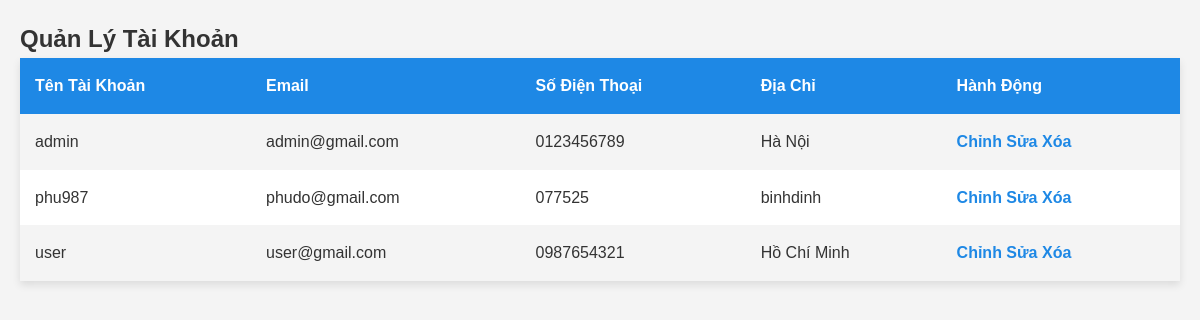
The app's page /quanly_taikhoan.php (signed in), older data.
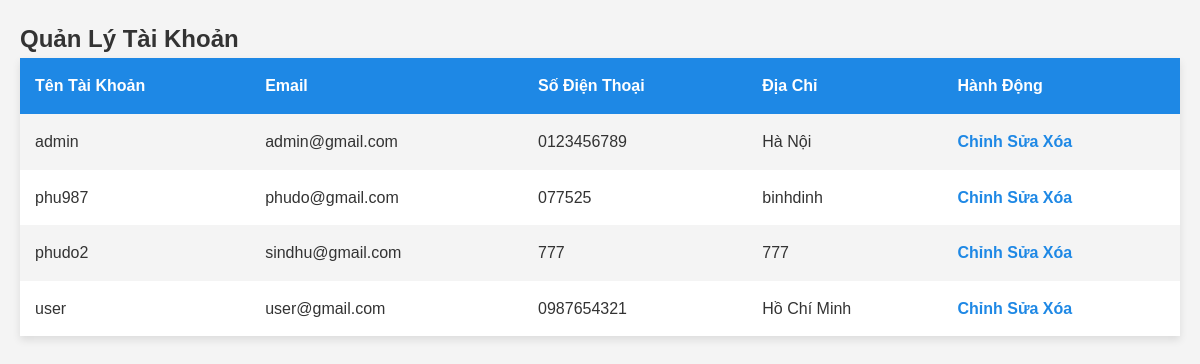
The same page, newer data.
### tables this page shows
CREATE TABLE `taikhoan` (
  `tentaikhoan` varchar(50) NOT NULL,
  `matkhau` varchar(20) NOT NULL,
  `email` varchar(100) NOT NULL,
  `sdt` varchar(20) NOT NULL,
  `diachi` varchar(100) NOT NULL
);

### quanly_taikhoan.php (the view, shortened to what this page needs)
<?php
include 'db.php';
$sql_accounts = "SELECT * FROM taikhoan";
$result_accounts = mysqli_query($conn, $sql_accounts);
?>
<!DOCTYPE html>
<html lang="en">
<head>
  <link rel="stylesheet" href="css/styles.css">
</head>
<body>
  <h2>Quản Lý Tài Khoản</h2>
  <table>
    <tr>
      <th>Tên Tài Khoản</th>
      <th>Email</th>
      <th>Số Điện Thoại</th>
      <th>Địa Chỉ</th>
      <th>Hành Động</th>
    </tr>
    <?php
    if (mysqli_num_rows($result_accounts) > 0) {
      while($row = mysqli_fetch_assoc($result_accounts)) {
        echo "<tr>";
        echo "<td>" . $row["tentaikhoan"] . "</td>";
        echo "<td>" . $row["email"] . "</td>";
        echo "<td>" . $row["sdt"] . "</td>";
        echo "<td>" . $row["diachi"] . "</td>";
        echo '<td>
                <a href="suataikhoan.php?tentaikhoan=' . $row["tentaikhoan"] . '">Chỉnh Sửa</a>
                <a href="xoataikhoan.php?tentaikhoan=' . $row["tentaikhoan"] . '" onclick="return confirm(\'Bạn có chắc chắn muốn xóa tài khoản này?\');">Xóa</a>
              </td>';
        echo "</tr>";
      }
    } else {
      echo "<tr><td colspan='5'>Không có tài khoản nào.</td></tr>";
    }
    ?>
  </table>
</body>
</html>

Row changes from the older to the newer data that the page shows:
added taikhoan: tentaikhoan "phudo2", email "sindhu@gmail.com", sdt "777", diachi "777"
